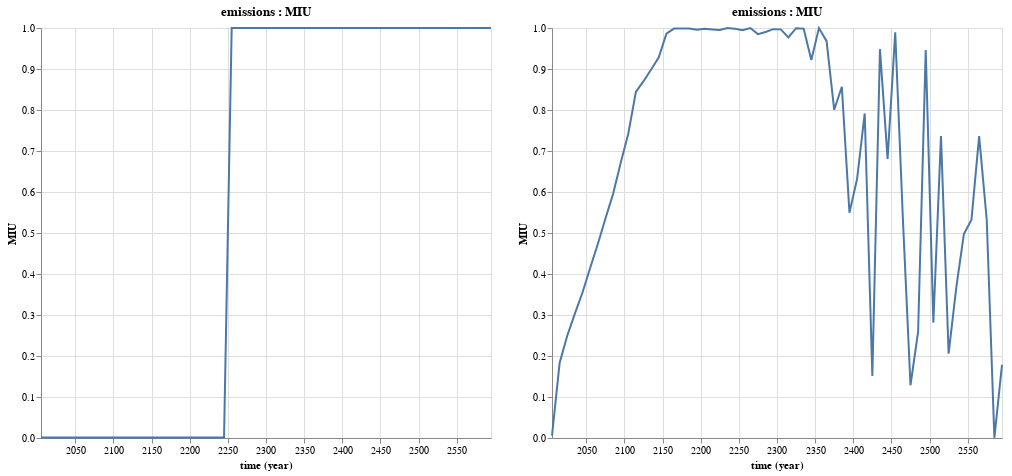

The notebook cell saved with this chart:
### Markdown cell above
We can now plot the business as usual policy and compare it with the optimal policy our solver found:

### Code cell
@vlplot(resolve={scale={y=:shared}}) + [Mimi.plot(m_dice1, :emissions, :MIU) Mimi.plot(m_opt, :emissions, :MIU)]

### Figure 1 — Vega-Lite specification as saved in the notebook (floating-point values rounded to 4 significant figures)
{"hconcat": [{"$schema": "https://vega.github.io/schema/vega-lite/v2.0.json", "data": {"values": [{"MIU": "0.001", "time": "2005-01-01"}, {"MIU": "0.001", "time": "2015-01-01"}, {"MIU": "0.001", "time": "2025-01-01"}, {"MIU": "0.001", "time": "2035-01-01"}, {"MIU": "0.001", "time": "2045-01-01"}, {"MIU": "0.001", "time": "2055-01-01"}, {"MIU": "0.001", "time": "2065-01-01"}, {"MIU": "0.001", "time": "2075-01-01"}, {"MIU": "0.001", "time": "2085-01-01"}, {"MIU": "0.001", "time": "2095-01-01"}, {"MIU": "0.001", "time": "2105-01-01"}, {"MIU": "0.001", "time": "2115-01-01"}, {"MIU": "0.001", "time": "2125-01-01"}, {"MIU": "0.001", "time": "2135-01-01"}, {"MIU": "0.001", "time": "2145-01-01"}, {"MIU": "0.001", "time": "2155-01-01"}, {"MIU": "0.001", "time": "2165-01-01"}, {"MIU": "0.001", "time": "2175-01-01"}, {"MIU": "0.001", "time": "2185-01-01"}, {"MIU": "0.001", "time": "2195-01-01"}, {"MIU": "0.001", "time": "2205-01-01"}, {"MIU": "0.001", "time": "2215-01-01"}, {"MIU": "0.001", "time": "2225-01-01"}, {"MIU": "0.001", "time": "2235-01-01"}, {"MIU": "0.001", "time": "2245-01-01"}, {"MIU": "1.0", "time": "2255-01-01"}, {"MIU": "1.0", "time": "2265-01-01"}, {"MIU": "1.0", "time": "2275-01-01"}, {"MIU": "1.0", "time": "2285-01-01"}, {"MIU": "1.0", "time": "2295-01-01"}, {"MIU": "1.0", "time": "2305-01-01"}, {"MIU": "1.0", "time": "2315-01-01"}, {"MIU": "1.0", "time": "2325-01-01"}, {"MIU": "1.0", "time": "2335-01-01"}, {"MIU": "1.0", "time": "2345-01-01"}, {"MIU": "1.0", "time": "2355-01-01"}, {"MIU": "1.0", "time": "2365-01-01"}, {"MIU": "1.0", "time": "2375-01-01"}, {"MIU": "1.0", "time": "2385-01-01"}, {"MIU": "1.0", "time": "2395-01-01"}, {"MIU": "1.0", "time": "2405-01-01"}, {"MIU": "1.0", "time": "2415-01-01"}, {"MIU": "1.0", "time": "2425-01-01"}, {"MIU": "1.0", "time": "2435-01-01"}, {"MIU": "1.0", "time": "2445-01-01"}, {"MIU": "1.0", "time": "2455-01-01"}, {"MIU": "1.0", "time": "2465-01-01"}, {"MIU": "1.0", "time": "2475-01-01"}, {"MIU": "1.0", "time": "2485-01-01"}, {"MIU": "1.0", "time": "2495-01-01"}, {"MIU": "1.0", "time": "2505-01-01"}, {"MIU": "1.0", "time": "2515-01-01"}, {"MIU": "1.0", "time": "2525-01-01"}, {"MIU": "1.0", "time": "2535-01-01"}, {"MIU": "1.0", "time": "2545-01-01"}, {"MIU": "1.0", "time": "2555-01-01"}, {"MIU": "1.0", "time": "2565-01-01"}, {"MIU": "1.0", "time": "2575-01-01"}, {"MIU": "1.0", "time": "2585-01-01"}, {"MIU": "1.0", "time": "2595-01-01"}]}, "description": "plot for a specific component variable pair", "encoding": {"x": {"field": "time", "timeUnit": "utcyear", "type": "temporal"}, "y": {"field": "MIU", "type": "quantitative"}}, "height": 410, "mark": {"type": "line"}, "title": "emissions : MIU", "width": 450}, {"$schema": "https://vega.github.io/schema/vega-lite/v2.0.json", "data": {"values": [{"MIU": "0.005832527403250217", "time": "2005-01-01"}, {"MIU": "0.18309050413336297", "time": "2015-01-01"}, {"MIU": "0.24935990902190117", "time": "2025-01-01"}, {"MIU": "0.30327377228673763", "time": "2035-01-01"}, {"MIU": "0.3549171756067459", "time": "2045-01-01"}, {"MIU": "0.4144549315204838", "time": "2055-01-01"}, {"MIU": "0.4724906604724012", "time": "2065-01-01"}, {"MIU": "0.5347285935939428", "time": "2075-01-01"}, {"MIU": "0.594845582456584", "time": "2085-01-01"}, {"MIU": "0.6704216942885826", "time": "2095-01-01"}, {"MIU": "0.7421200475951996", "time": "2105-01-01"}, {"MIU": "0.8440607375262735", "time": "2115-01-01"}, {"MIU": "0.8702900454211917", "time": "2125-01-01"}, {"MIU": "0.898757786112009", "time": "2135-01-01"}, {"MIU": "0.9284112068892724", "time": "2145-01-01"}, {"MIU": "0.9863018243333934", "time": "2155-01-01"}, {"MIU": "0.9985666590574573", "time": "2165-01-01"}, {"MIU": "0.9986950479939064", "time": "2175-01-01"}, {"MIU": "0.9989561130464278", "time": "2185-01-01"}, {"MIU": "0.9957538270175184", "time": "2195-01-01"}, {"MIU": "0.997897539591531", "time": "2205-01-01"}, {"MIU": "0.996516533478205", "time": "2215-01-01"}, {"MIU": "0.9949437214434473", "time": "2225-01-01"}, {"MIU": "0.9999012050015268", "time": "2235-01-01"}, {"MIU": "0.9982320238201388", "time": "2245-01-01"}, {"MIU": "0.9944410173223635", "time": "2255-01-01"}, {"MIU": "0.9999634196599748", "time": "2265-01-01"}, {"MIU": "0.9850875055731892", "time": "2275-01-01"}, {"MIU": "0.9904036622787941", "time": "2285-01-01"}, {"MIU": "0.9972108450831828", "time": "2295-01-01"}, {"MIU": "0.996670593191366", "time": "2305-01-01"}, {"MIU": "0.9770947669766439", "time": "2315-01-01"}, {"MIU": "0.9995902566194484", "time": "2325-01-01"}, {"MIU": "0.9982548310797594", "time": "2335-01-01"}, {"MIU": "0.922193687050155", "time": "2345-01-01"}, {"MIU": "0.9998325931806332", "time": "2355-01-01"}, {"MIU": "0.9679372225360614", "time": "2365-01-01"}, {"MIU": "0.8005311436715387", "time": "2375-01-01"}, {"MIU": "0.8566321531242018", "time": "2385-01-01"}, {"MIU": "0.549570409563246", "time": "2395-01-01"}, {"MIU": "0.6320521727463422", "time": "2405-01-01"}, {"MIU": "0.7915019649345022", "time": "2415-01-01"}, {"MIU": "0.15134035722238698", "time": "2425-01-01"}, {"MIU": "0.9483773513913266", "time": "2435-01-01"}, {"MIU": "0.6807107303754787", "time": "2445-01-01"}, {"MIU": "0.9897749068728516", "time": "2455-01-01"}, {"MIU": "0.5366705009334192", "time": "2465-01-01"}, {"MIU": "0.12869750544250796", "time": "2475-01-01"}, {"MIU": "0.25855541550002825", "time": "2485-01-01"}, {"MIU": "0.9460380944535615", "time": "2495-01-01"}, {"MIU": "0.2813652223870964", "time": "2505-01-01"}, {"MIU": "0.7364534577488834", "time": "2515-01-01"}, {"MIU": "0.20564405308223088", "time": "2525-01-01"}, {"MIU": "0.3662304088554112", "time": "2535-01-01"}, {"MIU": "0.4974512665521306", "time": "2545-01-01"}, {"MIU": "0.5325724289856869", "time": "2555-01-01"}, {"MIU": "0.7361810330937638", "time": "2565-01-01"}, {"MIU": "0.5316913632870759", "time": "2575-01-01"}, {"MIU": "0.0004892941464153039", "time": "2585-01-01"}, {"MIU": "0.1786784090914979", "time": "2595-01-01"}]}, "description": "plot for a specific component variable pair", "encoding": {"x": {"field": "time", "timeUnit": "utcyear", "type": "temporal"}, "y": {"field": "MIU", "type": "quantitative"}}, "height": 410, "mark": {"type": "line"}, "title": "emissions : MIU", "width": 450}], "resolve": {"scale": {"x": "independent", "y": "shared"}}}
